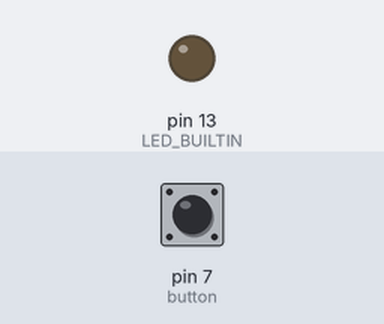
Recording of a sketch running on a simulated Arduino Uno, built with avr-gcc and run on an emulated ATmega328P. On the bench: output pins drawn as LEDs (lit = HIGH). The test bench sets the inputs (shaded band); at power-on: pin 7 (button) LOW.

Above: at 1.2 s.
1.3 s: pin 7 (button) pulled HIGH for 0.15 s
At 1.37 s:
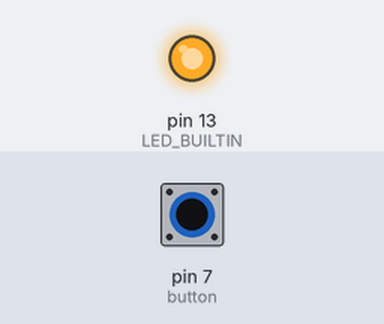
2.9 s: pin 7 (button) pulled HIGH for 3.2 s
At 7.2 s:
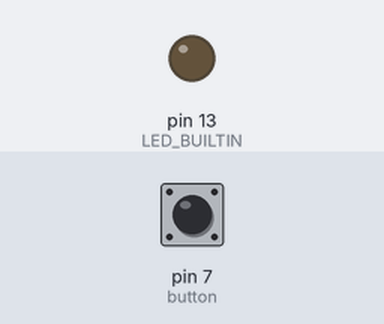
Timing chart, 0 to 8.7 s (numbered marks = the images above; inputs shaded):
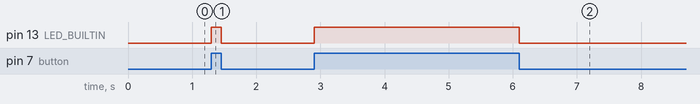

Measured:
- after the input at 1.3 s, pin 13 (LED_BUILTIN): LOW → HIGH at once, → LOW 0.15 s later
- after the input at 2.9 s, pin 13 (LED_BUILTIN): LOW → HIGH at once, → LOW 3.2 s later

The sketch:

03_button.ino
```cpp
//porta do botao que estara desligado
const int button = 7;

//muda o estado do botao para desligado ou ligado
int state= 0;

void setup() {
  //definimos que a variavel 'button' e uma porta de entrada
  //neste caso entra tensao pela porta
  pinMode(button, INPUT);

  //LED_BUILTIN porta do led
  //com o LED_BUILTIN declaramos que e uma saida
  pinMode(LED_BUILTIN, OUTPUT);

  //definimos que a porta de led da placa
  //vai inciar desligada
  digitalWrite(LED_BUILTIN, LOW);

}

void loop() {
  //digitalRead e o estado da porta
  //retornado 0 para desligada e 1 para ligada
  state = digitalRead(button);


  //ligando ou desligando
  digitalWrite(LED_BUILTIN, state);
}
```
